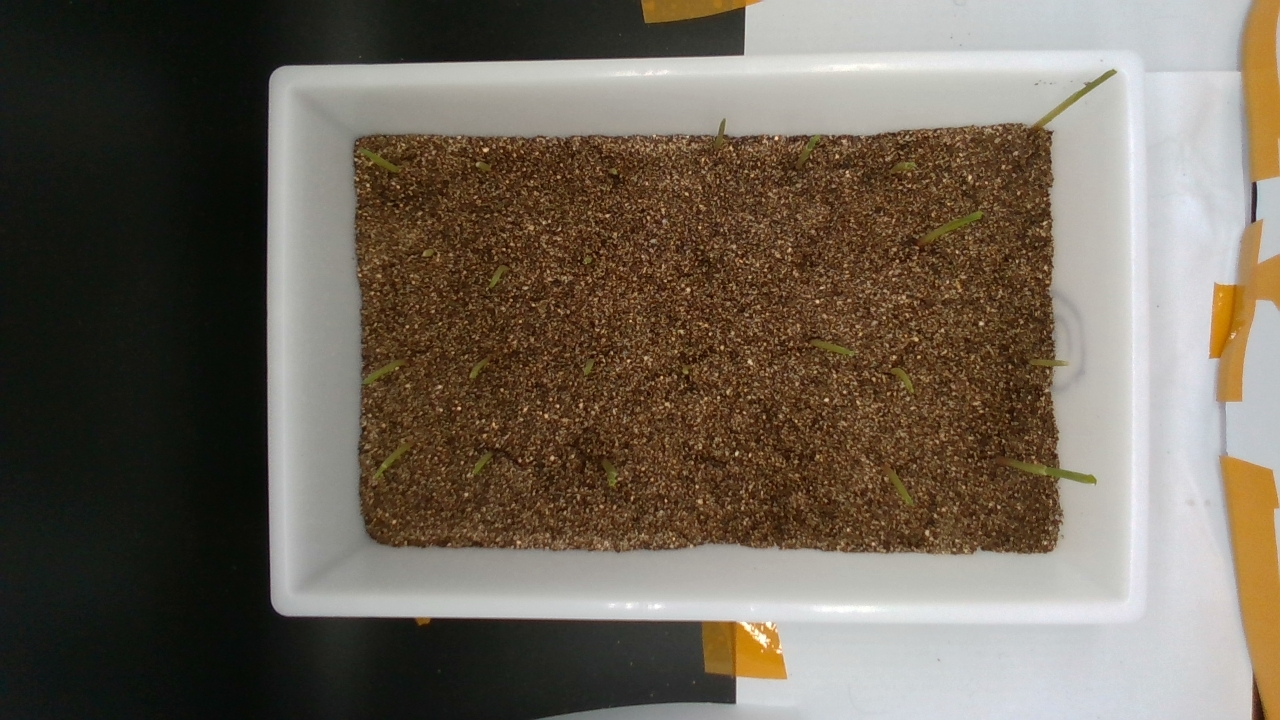
#> input picture sample.jpeg, 1280 x 720 px, found by its file name
$ python draw_histogram_RGB.py
#> lines starting #> are read from the running program, lines starting #| are printed output that depends on the picture
import numpy as np
import matplotlib.pyplot as plt
import skimage


FILE_NAME = '.\\sample.jpeg'
img = skimage.io.imread(FILE_NAME)
#> img is the input picture: shape (720, 1280, 3); mean R, G, B 109.6, 100.1, 87.4
img_red, img_green, img_blue = img[:, :, 0], img[:, :, 1], img[:, :, 2]
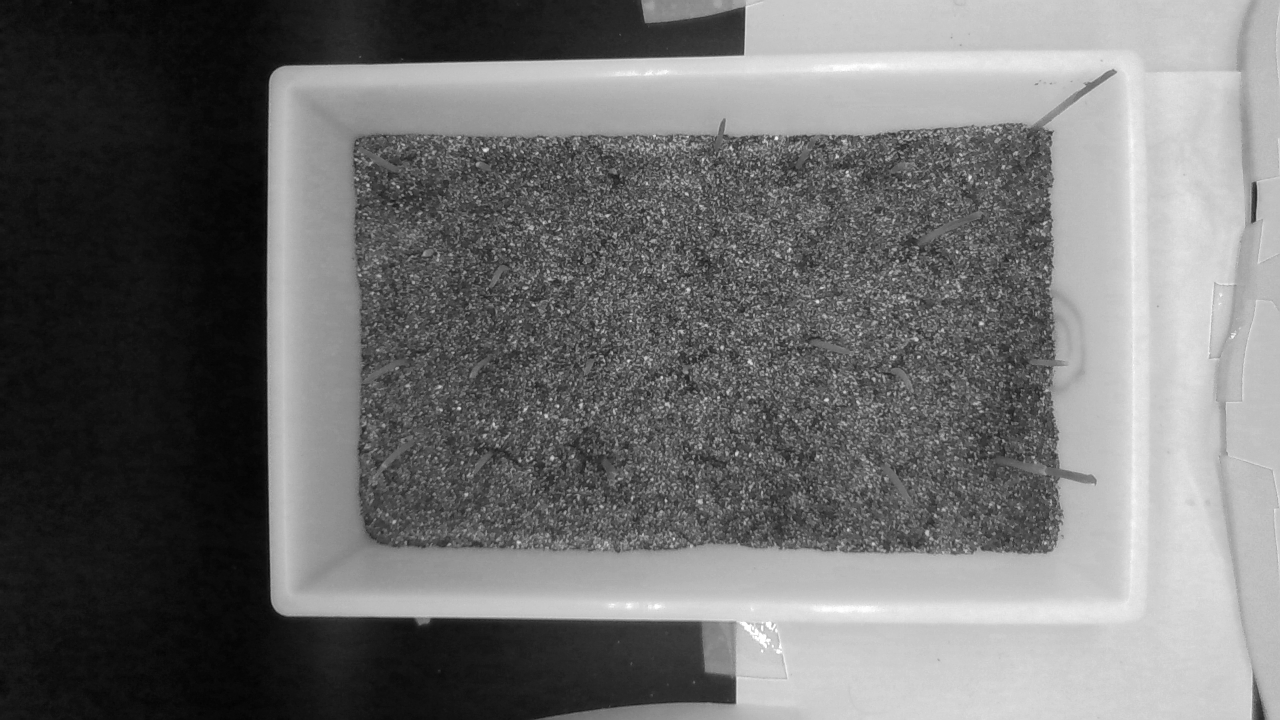
#> img_red: shape (720, 1280); min 2, max 255, mean 109.6
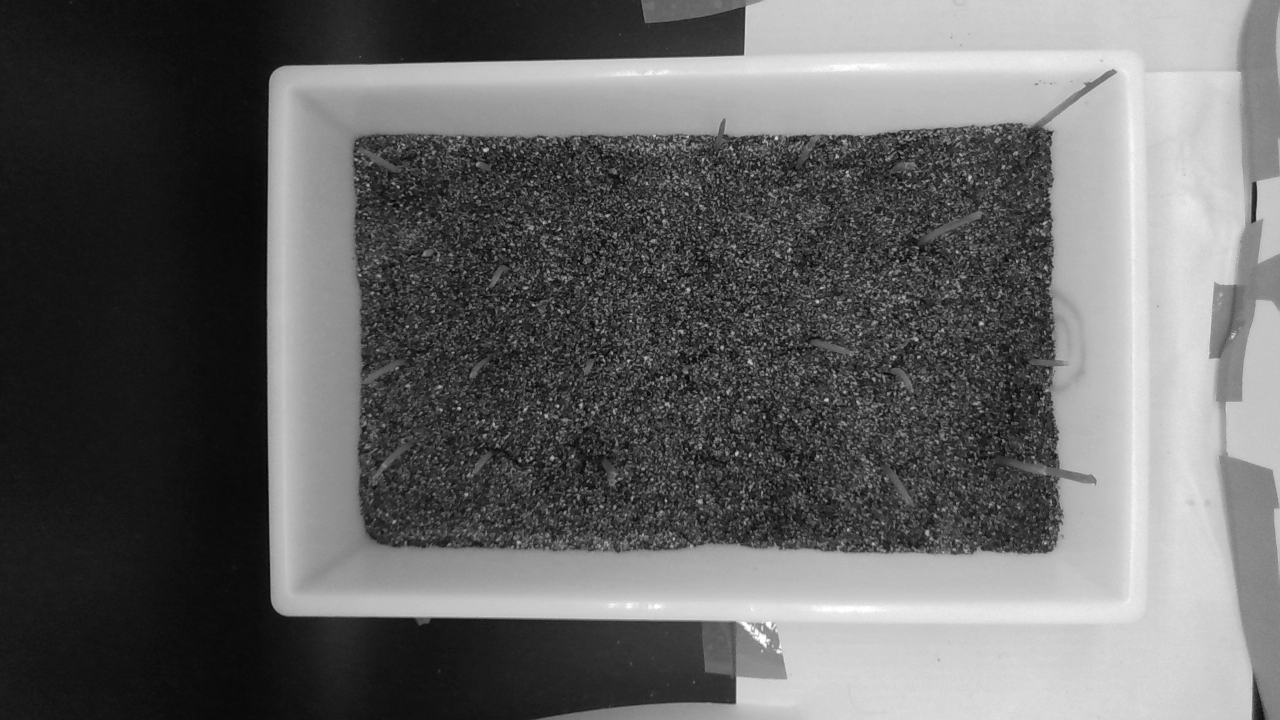
#> img_green: shape (720, 1280); min 3, max 255, mean 100.1
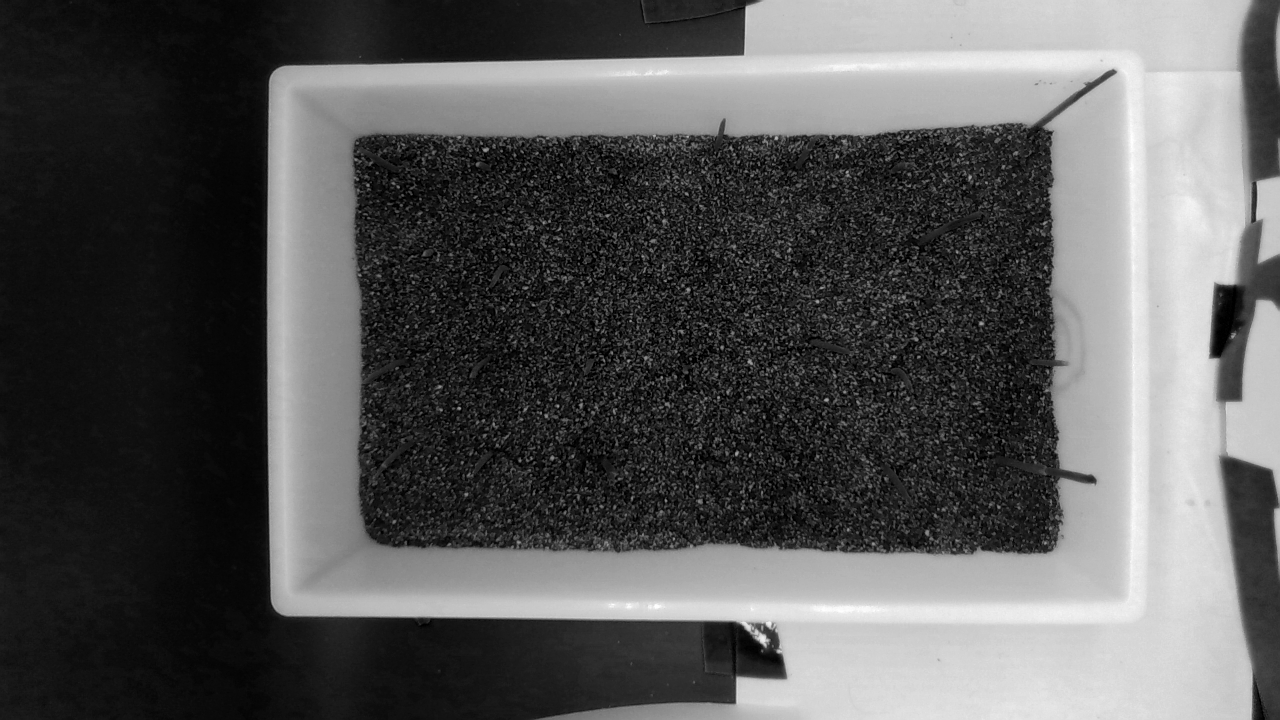
#> img_blue: shape (720, 1280); min 0, max 255, mean 87.4

fig, ax = plt.subplots(2, 3)
ax[0, 0].imshow(img_red, cmap='gray')
ax[0, 1].imshow(img_green, cmap='gray')
ax[0, 2].imshow(img_blue, cmap='gray')

bins = np.arange(-0.5, 255+1, 1)
ax[1, 0].hist(img_red.flatten(), bins=bins, color='r')
ax[1, 1].hist(img_green.flatten(), bins=bins, color='g')
ax[1, 2].hist(img_blue.flatten(), bins=bins, color='b')

plt.show()
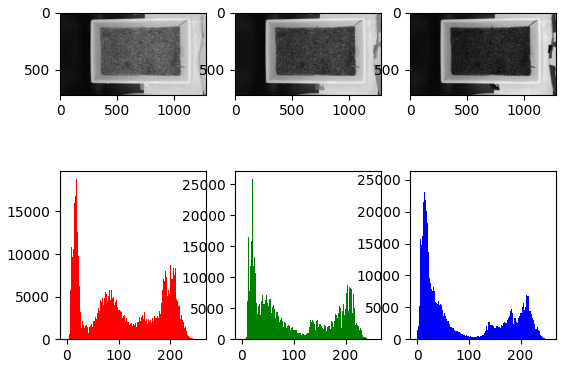
#> figure drawn by matplotlib, 6 panels; panel 4: tallest bar 18784 high, from x = 18.5 to 19.5; panel 5: tallest bar 25815 high, from x = 19.5 to 20.5; panel 6: tallest bar 25102 high, from x = 14.5 to 15.5

$ run again, with day1_sand.jpeg copied over sample.jpeg
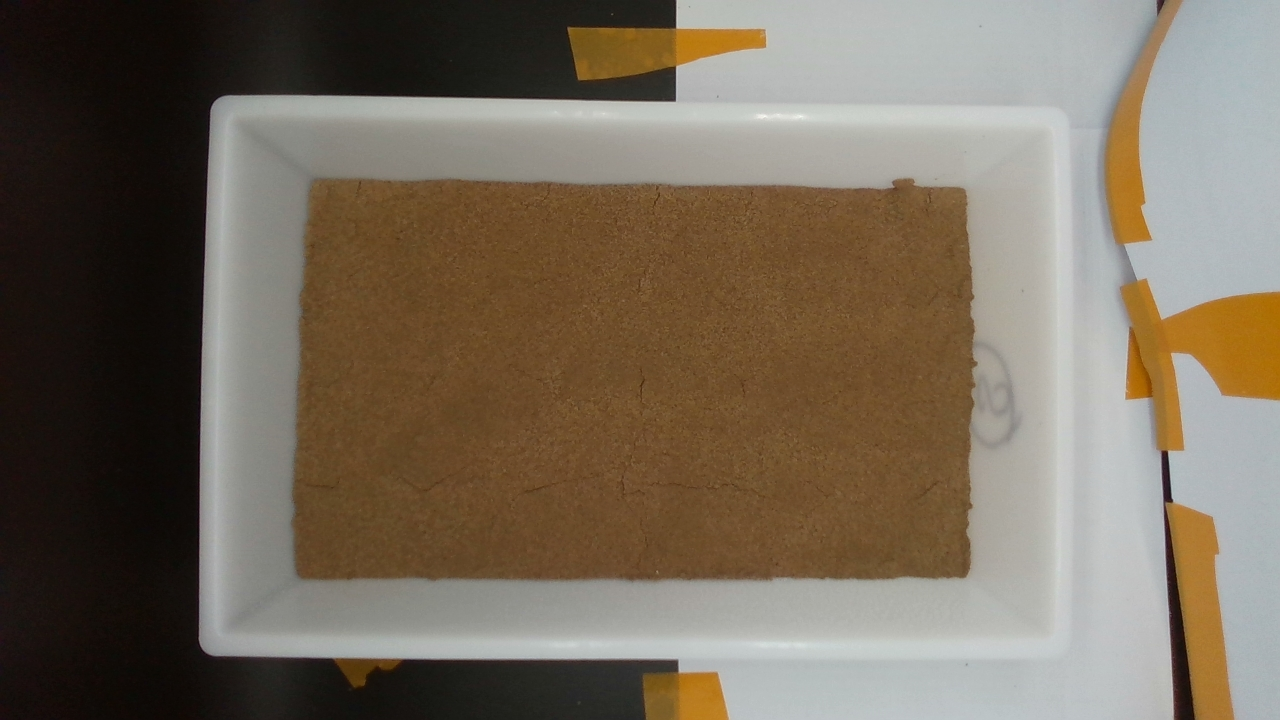
#> input picture day1_sand.jpeg, 1280 x 720 px, found by its file name
#> img is the input picture: shape (720, 1280, 3); mean R, G, B 118.4, 106.8, 91.6
#> `img_red, img_green, img_blue = img[:, :, 0], img[:, :, 1], img[:, :, 2]`:
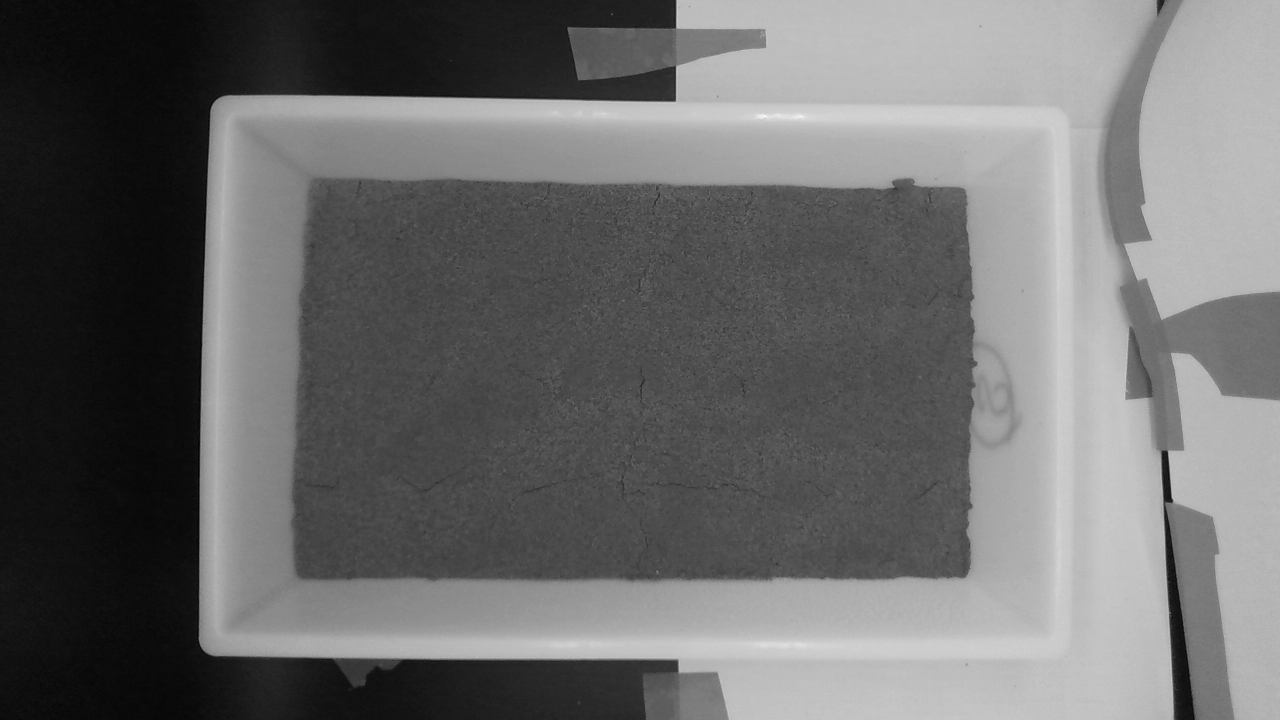
#> img_green: shape (720, 1280); min 1, max 253, mean 106.8
#> `img_red, img_green, img_blue = img[:, :, 0], img[:, :, 1], img[:, :, 2]`:
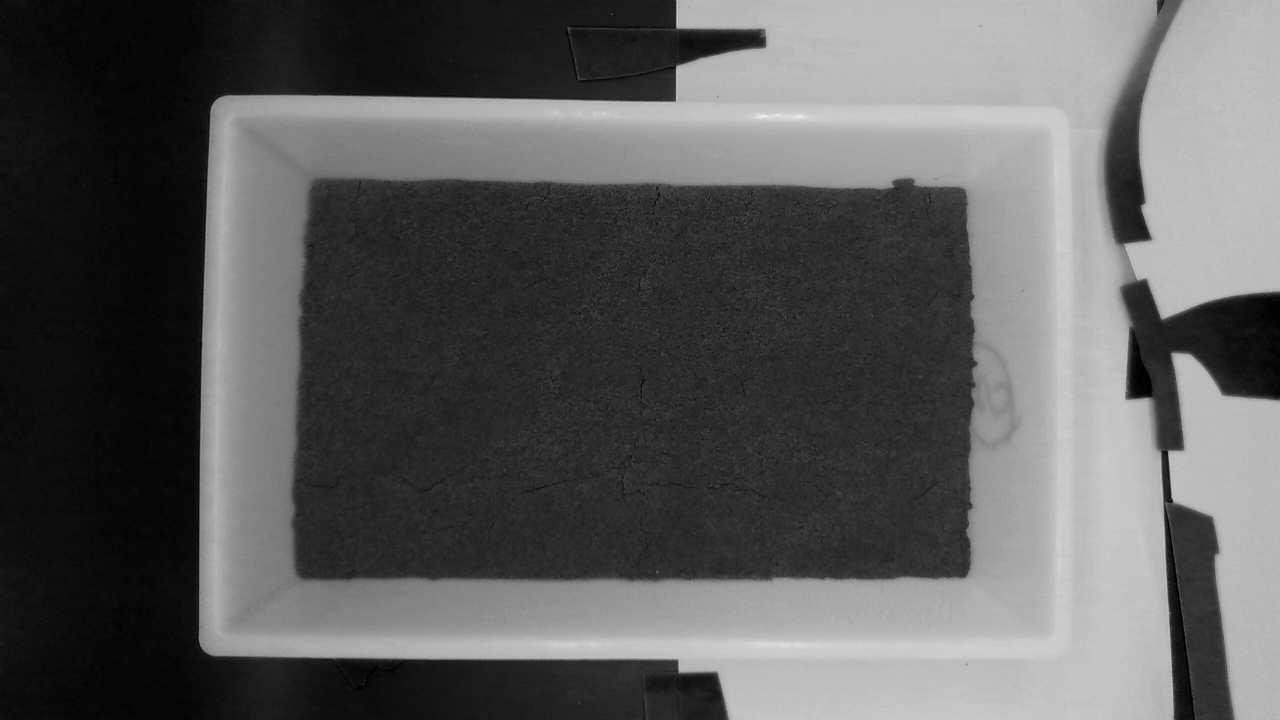
#> img_blue: shape (720, 1280); min 0, max 247, mean 91.6
